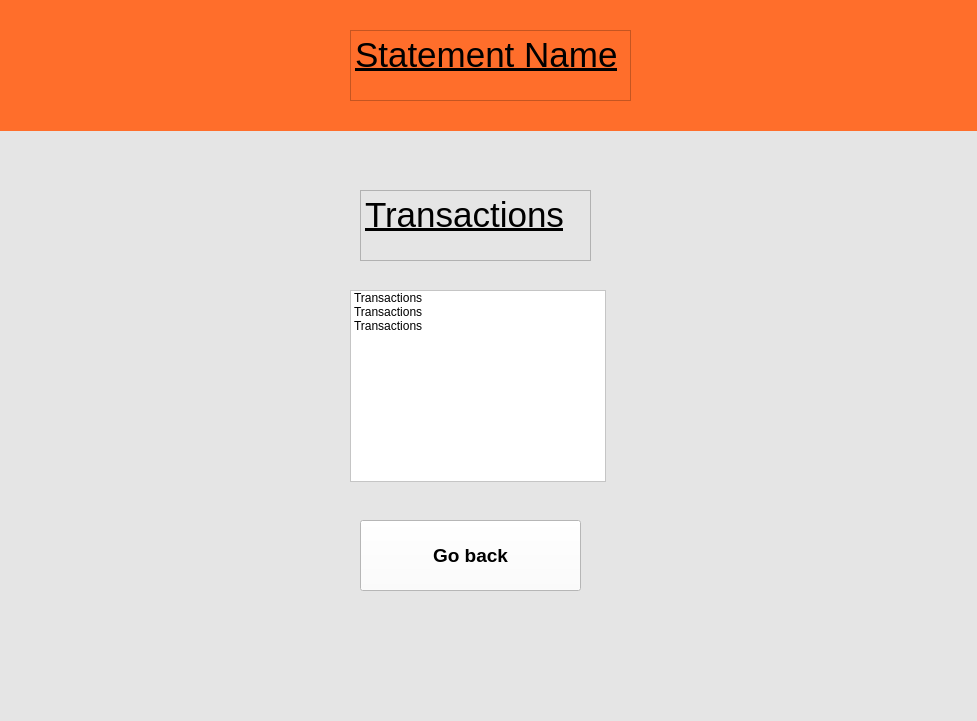
<?xml version="1.0" encoding="UTF-8"?>
<ui version="4.0">
 <class>MainWindow</class>
 <widget class="QMainWindow" name="MainWindow">
  <property name="geometry">
   <rect>
    <x>0</x>
    <y>0</y>
    <width>977</width>
    <height>721</height>
   </rect>
  </property>
  <property name="windowTitle">
   <string>MainWindow</string>
  </property>
  <property name="styleSheet">
   <string notr="true">background-color: rgb(229, 229, 229)</string>
  </property>
  <widget class="QWidget" name="centralwidget">
   <widget class="QWidget" name="widget" native="true">
    <property name="geometry">
     <rect>
      <x>0</x>
      <y>0</y>
      <width>981</width>
      <height>131</height>
     </rect>
    </property>
    <property name="styleSheet">
     <string notr="true">background-color: rgb(255, 110, 43)</string>
    </property>
    <widget class="QTextEdit" name="textEdit">
     <property name="geometry">
      <rect>
       <x>350</x>
       <y>30</y>
       <width>281</width>
       <height>71</height>
      </rect>
     </property>
     <property name="html">
      <string>&lt;!DOCTYPE HTML PUBLIC &quot;-//W3C//DTD HTML 4.0//EN&quot; &quot;http://www.w3.org/TR/REC-html40/strict.dtd&quot;&gt;
&lt;html&gt;&lt;head&gt;&lt;meta name=&quot;qrichtext&quot; content=&quot;1&quot; /&gt;&lt;meta charset=&quot;utf-8&quot; /&gt;&lt;style type=&quot;text/css&quot;&gt;
p, li { white-space: pre-wrap; }
hr { height: 1px; border-width: 0; }
li.unchecked::marker { content: &quot;\2610&quot;; }
li.checked::marker { content: &quot;\2612&quot;; }
&lt;/style&gt;&lt;/head&gt;&lt;body style=&quot; font-family:'Segoe UI'; font-size:9pt; font-weight:400; font-style:normal;&quot;&gt;
&lt;p style=&quot; margin-top:0px; margin-bottom:0px; margin-left:0px; margin-right:0px; -qt-block-indent:0; text-indent:0px;&quot;&gt;&lt;span style=&quot; font-size:26pt; text-decoration: underline;&quot;&gt;Statement Name&lt;/span&gt;&lt;/p&gt;&lt;/body&gt;&lt;/html&gt;</string>
     </property>
    </widget>
   </widget>
   <widget class="QPushButton" name="addAccount">
    <property name="geometry">
     <rect>
      <x>360</x>
      <y>520</y>
      <width>221</width>
      <height>71</height>
     </rect>
    </property>
    <property name="font">
     <font>
      <pointsize>14</pointsize>
      <bold>true</bold>
     </font>
    </property>
    <property name="styleSheet">
     <string notr="true">background-color: rgb(255, 255, 255)</string>
    </property>
    <property name="text">
     <string>Go back</string>
    </property>
    <property name="iconSize">
     <size>
      <width>19</width>
      <height>19</height>
     </size>
    </property>
   </widget>
   <widget class="QTextEdit" name="textEdit_2">
    <property name="geometry">
     <rect>
      <x>360</x>
      <y>190</y>
      <width>231</width>
      <height>71</height>
     </rect>
    </property>
    <property name="html">
     <string>&lt;!DOCTYPE HTML PUBLIC &quot;-//W3C//DTD HTML 4.0//EN&quot; &quot;http://www.w3.org/TR/REC-html40/strict.dtd&quot;&gt;
&lt;html&gt;&lt;head&gt;&lt;meta name=&quot;qrichtext&quot; content=&quot;1&quot; /&gt;&lt;meta charset=&quot;utf-8&quot; /&gt;&lt;style type=&quot;text/css&quot;&gt;
p, li { white-space: pre-wrap; }
hr { height: 1px; border-width: 0; }
li.unchecked::marker { content: &quot;\2610&quot;; }
li.checked::marker { content: &quot;\2612&quot;; }
&lt;/style&gt;&lt;/head&gt;&lt;body style=&quot; font-family:'Segoe UI'; font-size:9pt; font-weight:400; font-style:normal;&quot;&gt;
&lt;p style=&quot; margin-top:0px; margin-bottom:0px; margin-left:0px; margin-right:0px; -qt-block-indent:0; text-indent:0px;&quot;&gt;&lt;span style=&quot; font-size:26pt; text-decoration: underline;&quot;&gt;Transactions&lt;/span&gt;&lt;/p&gt;&lt;/body&gt;&lt;/html&gt;</string>
    </property>
   </widget>
   <widget class="QListWidget" name="listWidget">
    <property name="geometry">
     <rect>
      <x>350</x>
      <y>290</y>
      <width>256</width>
      <height>192</height>
     </rect>
    </property>
    <property name="styleSheet">
     <string notr="true">font: 22pt &quot;Segoe UI&quot;;
background-color: rgb(255, 255, 255)</string>
    </property>
    <item>
     <property name="text">
      <string>Transactions</string>
     </property>
    </item>
    <item>
     <property name="text">
      <string>Transactions</string>
     </property>
    </item>
    <item>
     <property name="text">
      <string>Transactions</string>
     </property>
    </item>
   </widget>
  </widget>
  <widget class="QMenuBar" name="menubar">
   <property name="geometry">
    <rect>
     <x>0</x>
     <y>0</y>
     <width>977</width>
     <height>22</height>
    </rect>
   </property>
  </widget>
  <widget class="QStatusBar" name="statusbar"/>
 </widget>
 <resources/>
 <connections/>
</ui>
